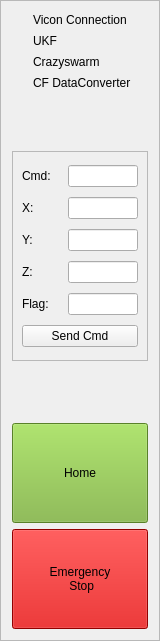
       <widget class="QFrame" name="frame_11">
        <property name="sizePolicy">
         <sizepolicy hsizetype="Fixed" vsizetype="MinimumExpanding">
          <horstretch>0</horstretch>
          <verstretch>0</verstretch>
         </sizepolicy>
        </property>
        <property name="minimumSize">
         <size>
          <width>160</width>
          <height>641</height>
         </size>
        </property>
        <property name="maximumSize">
         <size>
          <width>160</width>
          <height>641</height>
         </size>
        </property>
        <property name="frameShape">
         <enum>QFrame::StyledPanel</enum>
        </property>
        <property name="frameShadow">
         <enum>QFrame::Raised</enum>
        </property>
        <layout class="QVBoxLayout" name="verticalLayout_5">
         <item>
          <layout class="QGridLayout" name="gridLayout_3">
           <item row="0" column="0">
            <layout class="QHBoxLayout" name="horizontalLayout_25">
             <item>
              <widget class="QLabel" name="Vicon_LED">
               <property name="sizePolicy">
                <sizepolicy hsizetype="Fixed" vsizetype="Fixed">
                 <horstretch>0</horstretch>
                 <verstretch>0</verstretch>
                </sizepolicy>
               </property>
               <property name="minimumSize">
                <size>
                 <width>15</width>
                 <height>15</height>
                </size>
               </property>
               <property name="maximumSize">
                <size>
                 <width>15</width>
                 <height>15</height>
                </size>
               </property>
               <property name="text">
                <string/>
               </property>
               <property name="pixmap">
                <pixmap>Icons/Red_LED.png</pixmap>
               </property>
               <property name="scaledContents">
                <bool>true</bool>
               </property>
              </widget>
             </item>
             <item>
              <widget class="QLabel" name="Vicon_Label">
               <property name="text">
                <string>Vicon Connection</string>
               </property>
              </widget>
             </item>
            </layout>
           </item>
           <item row="1" column="0">
            <layout class="QHBoxLayout" name="horizontalLayout_26">
             <item>
              <widget class="QLabel" name="Vicon_UKF_LED">
               <property name="sizePolicy">
                <sizepolicy hsizetype="Fixed" vsizetype="Fixed">
                 <horstretch>0</horstretch>
                 <verstretch>0</verstretch>
                </sizepolicy>
               </property>
               <property name="minimumSize">
                <size>
                 <width>15</width>
                 <height>15</height>
                </size>
               </property>
               <property name="maximumSize">
                <size>
                 <width>15</width>
                 <height>15</height>
                </size>
               </property>
               <property name="text">
                <string/>
               </property>
               <property name="pixmap">
                <pixmap>Icons/Red_LED.png</pixmap>
               </property>
               <property name="scaledContents">
                <bool>true</bool>
               </property>
              </widget>
             </item>
             <item>
              <widget class="QLabel" name="Vicon_UKF_Label">
               <property name="text">
                <string>UKF</string>
               </property>
              </widget>
             </item>
            </layout>
           </item>
           <item row="2" column="0">
            <layout class="QHBoxLayout" name="horizontalLayout_30">
             <item>
              <widget class="QLabel" name="Crazyswarm_LED">
               <property name="sizePolicy">
                <sizepolicy hsizetype="Fixed" vsizetype="Fixed">
                 <horstretch>0</horstretch>
                 <verstretch>0</verstretch>
                </sizepolicy>
               </property>
               <property name="minimumSize">
                <size>
                 <width>15</width>
                 <height>15</height>
                </size>
               </property>
               <property name="maximumSize">
                <size>
                 <width>15</width>
                 <height>15</height>
                </size>
               </property>
               <property name="text">
                <string/>
               </property>
               <property name="pixmap">
                <pixmap>Icons/Red_LED.png</pixmap>
               </property>
               <property name="scaledContents">
                <bool>true</bool>
               </property>
              </widget>
             </item>
             <item>
              <widget class="QLabel" name="Crazyswarm_Label">
               <property name="text">
                <string>Crazyswarm</string>
               </property>
              </widget>
             </item>
            </layout>
           </item>
           <item row="3" column="0">
            <layout class="QHBoxLayout" name="horizontalLayout_31">
             <item>
              <widget class="QLabel" name="CF_DC_LED">
               <property name="sizePolicy">
                <sizepolicy hsizetype="Fixed" vsizetype="Fixed">
                 <horstretch>0</horstretch>
                 <verstretch>0</verstretch>
                </sizepolicy>
               </property>
               <property name="minimumSize">
                <size>
                 <width>15</width>
                 <height>15</height>
                </size>
               </property>
               <property name="maximumSize">
                <size>
                 <width>15</width>
                 <height>15</height>
                </size>
               </property>
               <property name="text">
                <string/>
               </property>
               <property name="pixmap">
                <pixmap>Icons/Red_LED.png</pixmap>
               </property>
               <property name="scaledContents">
                <bool>true</bool>
               </property>
              </widget>
             </item>
             <item>
              <widget class="QLabel" name="CF_DC_Label">
               <property name="text">
                <string>CF DataConverter</string>
               </property>
              </widget>
             </item>
            </layout>
           </item>
          </layout>
         </item>
         <item>
          <spacer name="verticalSpacer_2">
           <property name="orientation">
            <enum>Qt::Vertical</enum>
           </property>
           <property name="sizeHint" stdset="0">
            <size>
             <width>20</width>
             <height>204</height>
            </size>
           </property>
          </spacer>
         </item>
         <item>
          <widget class="QFrame" name="frame_16">
           <property name="sizePolicy">
            <sizepolicy hsizetype="Preferred" vsizetype="Fixed">
             <horstretch>0</horstretch>
             <verstretch>0</verstretch>
            </sizepolicy>
           </property>
           <property name="minimumSize">
            <size>
             <width>0</width>
             <height>210</height>
            </size>
           </property>
           <property name="maximumSize">
            <size>
             <width>16777215</width>
             <height>210</height>
            </size>
           </property>
           <property name="frameShape">
            <enum>QFrame::StyledPanel</enum>
           </property>
           <property name="frameShadow">
            <enum>QFrame::Raised</enum>
           </property>
           <layout class="QVBoxLayout" name="verticalLayout_2">
            <item>
             <layout class="QHBoxLayout" name="Cmd_Type">
              <item>
               <widget class="QLabel" name="label">
                <property name="sizePolicy">
                 <sizepolicy hsizetype="Maximum" vsizetype="Preferred">
                  <horstretch>0</horstretch>
                  <verstretch>0</verstretch>
                 </sizepolicy>
                </property>
                <property name="minimumSize">
                 <size>
                  <width>40</width>
                  <height>0</height>
                 </size>
                </property>
                <property name="text">
                 <string>Cmd:</string>
                </property>
               </widget>
              </item>
              <item>
               <widget class="QLineEdit" name="Cmd_Type_LineEdit"/>
              </item>
             </layout>
            </item>
            <item>
             <layout class="QHBoxLayout" name="Cmd_X">
              <item>
               <widget class="QLabel" name="label_2">
                <property name="sizePolicy">
                 <sizepolicy hsizetype="Maximum" vsizetype="Preferred">
                  <horstretch>0</horstretch>
                  <verstretch>0</verstretch>
                 </sizepolicy>
                </property>
                <property name="minimumSize">
                 <size>
                  <width>40</width>
                  <height>0</height>
                 </size>
                </property>
                <property name="text">
                 <string>X:</string>
                </property>
               </widget>
              </item>
              <item>
               <widget class="QLineEdit" name="Cmd_X_LineEdit"/>
              </item>
             </layout>
            </item>
            <item>
             <layout class="QHBoxLayout" name="Cmd_Y">
              <item>
               <widget class="QLabel" name="label_3">
                <property name="sizePolicy">
                 <sizepolicy hsizetype="Preferred" vsizetype="Maximum">
                  <horstretch>0</horstretch>
                  <verstretch>0</verstretch>
                 </sizepolicy>
                </property>
                <property name="minimumSize">
                 <size>
                  <width>40</width>
                  <height>0</height>
                 </size>
                </property>
                <property name="text">
                 <string>Y:</string>
                </property>
               </widget>
              </item>
              <item>
               <widget class="QLineEdit" name="Cmd_Y_LineEdit"/>
              </item>
             </layout>
            </item>
            <item>
             <layout class="QHBoxLayout" name="Cmd_Z">
              <item>
               <widget class="QLabel" name="label_4">
                <property name="sizePolicy">
                 <sizepolicy hsizetype="Maximum" vsizetype="Preferred">
                  <horstretch>0</horstretch>
                  <verstretch>0</verstretch>
                 </sizepolicy>
                </property>
                <property name="minimumSize">
                 <size>
                  <width>40</width>
                  <height>0</height>
                 </size>
                </property>
                <property name="text">
                 <string>Z:</string>
                </property>
               </widget>
              </item>
              <item>
               <widget class="QLineEdit" name="Cmd_Z_LineEdit"/>
              </item>
             </layout>
            </item>
            <item>
             <layout class="QHBoxLayout" name="Cmd_Flag">
              <item>
               <widget class="QLabel" name="label_5">
                <property name="sizePolicy">
                 <sizepolicy hsizetype="Maximum" vsizetype="Preferred">
                  <horstretch>0</horstretch>
                  <verstretch>0</verstretch>
                 </sizepolicy>
                </property>
                <property name="minimumSize">
                 <size>
                  <width>40</width>
                  <height>0</height>
                 </size>
                </property>
                <property name="text">
                 <string>Flag:</string>
                </property>
               </widget>
              </item>
              <item>
               <widget class="QLineEdit" name="Cmd_Flag_LineEdit"/>
              </item>
             </layout>
            </item>
            <item>
             <widget class="QPushButton" name="Cmd_Button">
              <property name="text">
               <string>Send Cmd</string>
              </property>
             </widget>
            </item>
           </layout>
          </widget>
         </item>
         <item>
          <spacer name="verticalSpacer">
           <property name="orientation">
            <enum>Qt::Vertical</enum>
           </property>
           <property name="sizeHint" stdset="0">
            <size>
             <width>20</width>
             <height>204</height>
            </size>
           </property>
          </spacer>
         </item>
         <item>
          <widget class="QPushButton" name="HomeButton">
           <property name="minimumSize">
            <size>
             <width>100</width>
             <height>100</height>
            </size>
           </property>
           <property name="styleSheet">
            <string notr="true">background-color: rgb(124, 180, 57);
font: 14pt &quot;Ubuntu&quot;;
</string>
           </property>
           <property name="text">
            <string>Home</string>
           </property>
          </widget>
         </item>
         <item>
          <widget class="QPushButton" name="EmergencyStop">
           <property name="minimumSize">
            <size>
             <width>100</width>
             <height>100</height>
            </size>
           </property>
           <property name="styleSheet">
            <string notr="true">background-color: rgb(204, 0, 0);
font: 14pt &quot;Ubuntu&quot;;
</string>
           </property>
           <property name="text">
            <string>Emergency 
 Stop</string>
           </property>
          </widget>
         </item>
        </layout>
       </widget>
